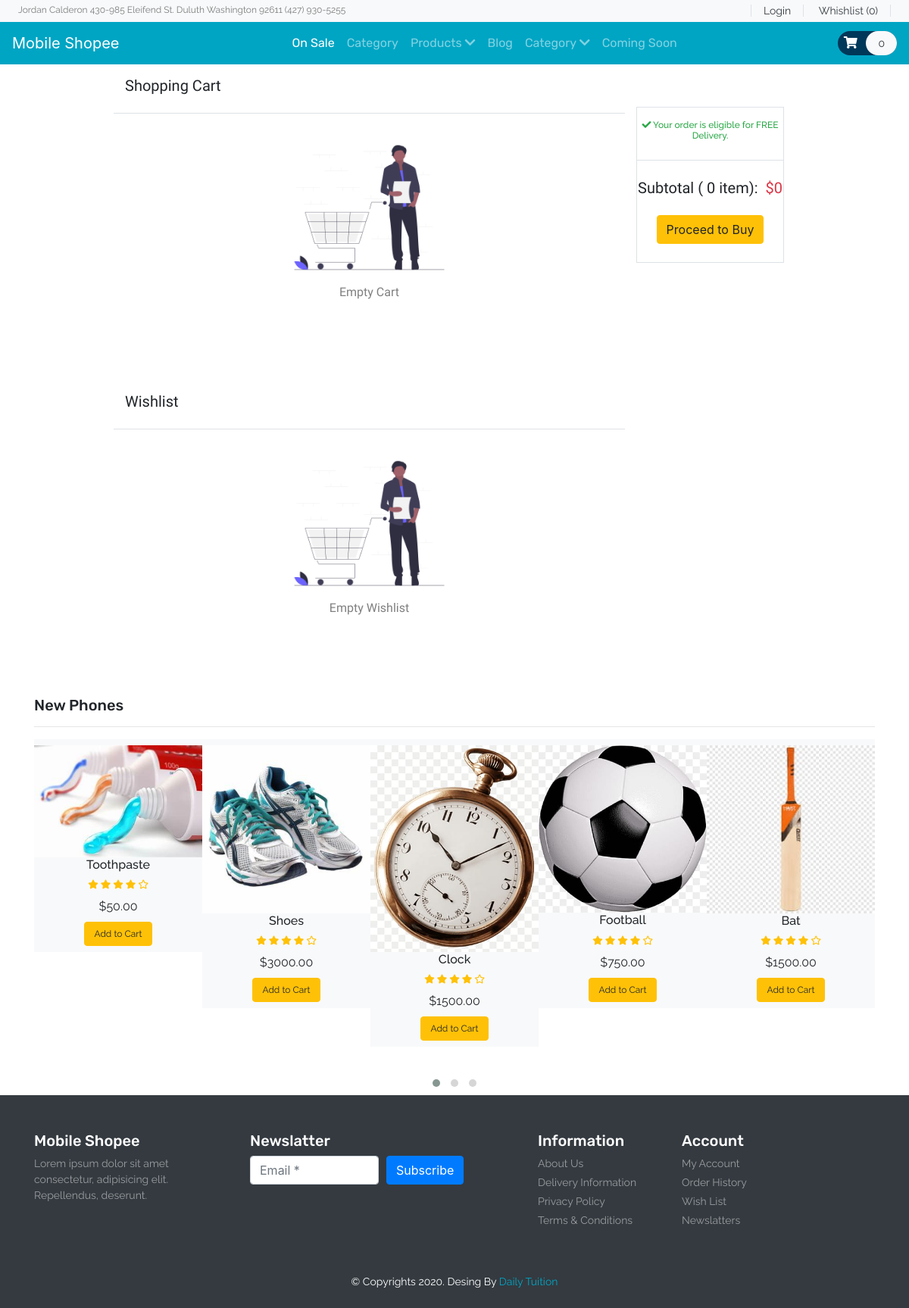
The app's page /cart.php with its own data.
### tables this page shows
CREATE TABLE `product` (
  `item_id` int(11) NOT NULL,
  `item_brand` varchar(200) NOT NULL,
  `item_name` varchar(255) NOT NULL,
  `item_price` double(10,2) NOT NULL,
  `item_image` varchar(255) NOT NULL,
  `item_register` datetime DEFAULT NULL
);

### cart.php (called while the page is built, shortened)
<?php
include ('header.php');
?>
<?php
        count($product->getData('cart')) ? include ('Template/_cart-template.php') :  include ('Template/notFound/_cart_notFound.php');
        count($product->getData('wishlist')) ? include ('Template/_wishilist_template.php') :  include ('Template/notFound/_wishlist_notFound.php');
        include ('Template/_new-phones.php');
?>
<?php
include ('footer.php');
?>

### database/DBController.php (called while the page is built, shortened)
<?php
class DBController
{
    protected $host = 'localhost';
    protected $user = 'root';
    protected $password = '';
    protected $database = "shopping";
    public function __construct()
    {
        $this->con = mysqli_connect($this->host, $this->user, $this->password, $this->database);
    }
}

### functions.php (called while the page is built)
<?php
require ('database/DBController.php');
require ('database/Product.php');
require ('database/Cart.php');
$db = new DBController();
$product = new Product($db);
$product_shuffle = $product->getData();
$Cart = new Cart($db );

### database/Product.php (called while the page is built, shortened)
<?php
class Product
{
    public $db = null;
    public function __construct(DBController $db)
    {
        $this->db = $db;
    }
    public function getData($table = 'product'){
        $result = $this->db->con->query("SELECT * FROM {$table}");
        $resultArray = array();
        while ($item = mysqli_fetch_array($result, MYSQLI_ASSOC)){
            $resultArray[] = $item;
        }
        return $resultArray;
    }
}

### Template/_new-phones.php (the view, shortened to what this page needs)
<?php
shuffle($product_shuffle);
?>
<section id="new-phones">
    <div class="container">
        <h4 class="font-rubik font-size-20">New Phones</h4>
        <hr>
        <div class="owl-carousel owl-theme">
            <?php foreach ($product_shuffle as $item) { ?>
                <div class="item py-2 bg-light">
                    <div class="product font-rale">
                        <a href="<?php printf('%s?item_id=%s', 'product.php',  $item['item_id']); ?>"><img src="<?php echo $item['item_image'] ?? "./assets/products/1.png"; ?>" alt="product1" class="img-fluid"></a>
                        <div class="text-center">
                            <h6><?php echo  $item['item_name'] ?? "Unknown";  ?></h6>
                            <div class="rating text-warning font-size-12">
                                <span><i class="fas fa-star"></i></span>
                                <span><i class="fas fa-star"></i></span>
                                <span><i class="fas fa-star"></i></span>
                                <span><i class="fas fa-star"></i></span>
                                <span><i class="far fa-star"></i></span>
                            </div>
                            <div class="price py-2">
                                <span>$<?php echo $item['item_price'] ?? '0' ; ?></span>
                            </div>
                            <form method="post">
                                <?php
                                if (in_array($item['item_id'], $Cart->getCartId($product->getData('cart')) ?? [])){
                                    echo '<button type="submit" disabled class="btn btn-success font-size-12">In the Cart</button>';
                                }else{
                                    echo '<button type="submit" name="top_sale_submit" class="btn btn-warning font-size-12">Add to Cart</button>';
                                }
                                ?>
                            </form>
                        </div>
                    </div>
                </div>
            <?php }  ?>
        </div>
    </div>
</section>

### header.php (shortened to what this page needs)
<!DOCTYPE html>
<html lang="en">
<head>
    <link rel="stylesheet" href="https://stackpath.bootstrapcdn.com/bootstrap/4.4.1/css/bootstrap.min.css">
    <link rel="stylesheet" href="https://cdnjs.cloudflare.com/ajax/libs/OwlCarousel2/2.3.4/assets/owl.carousel.min.css" />
    <link rel="stylesheet" href="https://cdnjs.cloudflare.com/ajax/libs/OwlCarousel2/2.3.4/assets/owl.theme.default.min.css" />
    <link rel="stylesheet" href="https://cdnjs.cloudflare.com/ajax/libs/font-awesome/5.13.0/css/all.min.css" />
    <link rel="stylesheet" href="style.css">
    <?php
    require ('functions.php');
    ?>
</head>
<body>
<header id="header">
    <div class="strip d-flex justify-content-between px-4 py-1 bg-light">
        <p class="font-rale font-size-12 text-black-50 m-0">Jordan Calderon 430-985 Eleifend St. Duluth Washington 92611 (427) 930-5255</p>
        <div class="font-rale font-size-14">
            <a href="#" class="px-3 border-right border-left text-dark">Login</a>
            <a href="#" class="px-3 border-right text-dark">Whishlist (0)</a>
        </div>
    </div>
    <nav class="navbar navbar-expand-lg navbar-dark color-second-bg">
        <a class="navbar-brand" href="#">Mobile Shopee</a>
        <div class="collapse navbar-collapse" id="navbarNav">
            <ul class="navbar-nav m-auto font-rubik">
                <li class="nav-item active">
                    <a class="nav-link" href="#">On Sale</a>
                </li>
                <li class="nav-item">
                    <a class="nav-link" href="#">Category</a>
                </li>
                <li class="nav-item">
                    <a class="nav-link" href="#">Products <i class="fas fa-chevron-down"></i></a>
                </li>
                <li class="nav-item">
                    <a class="nav-link" href="#">Blog</a>
                </li>
                <li class="nav-item">
                    <a class="nav-link" href="#">Category <i class="fas fa-chevron-down"></i></a>
                </li>
                <li class="nav-item">
                    <a class="nav-link" href="#">Coming Soon</a>
                </li>
            </ul>
            <form action="#" class="font-size-14 font-rale">
                <a href="cart.php" class="py-2 rounded-pill color-primary-bg">
                    <span class="font-size-16 px-2 text-white"><i class="fas fa-shopping-cart"></i></span>
                    <span class="px-3 py-2 rounded-pill text-dark bg-light"><?php echo count($product->getData('cart')); ?></span>
                </a>
            </form>
        </div>
    </nav>
</header>
<main id="main-site">

### Template/notFound/_cart_notFound.php
<section id="cart" class="py-3 mb-5">
    <div class="container-fluid w-75">
        <h5 class="font-baloo font-size-20">Shopping Cart</h5>
        <div class="row">
            <div class="col-sm-9">
                    <div class="row border-top py-3 mt-3">
                        <div class="col-sm-12 text-center py-2">
                            <img src="./assets/blog/empty_cart.png" alt="Empty Cart" class="img-fluid" style="height: 200px;">
                            <p class="font-baloo font-size-16 text-black-50">Empty Cart</p>
                        </div>
                    </div>
            </div>
            <div class="col-sm-3">
                <div class="sub-total border text-center mt-2">
                    <h6 class="font-size-12 font-rale text-success py-3"><i class="fas fa-check"></i> Your order is eligible for FREE Delivery.</h6>
                    <div class="border-top py-4">
                        <h5 class="font-baloo font-size-20">Subtotal ( <?php echo isset($subTotal) ? count($subTotal) : 0; ?> item):&nbsp; <span class="text-danger">$<span class="text-danger" id="deal-price"><?php echo isset($subTotal) ? $Cart->getSum($subTotal) : 0; ?></span> </span> </h5>
                        <button type="submit" class="btn btn-warning mt-3">Proceed to Buy</button>
                    </div>
                </div>
            </div>
        </div>
    </div>
</section>

### Template/notFound/_wishlist_notFound.php
<section id="cart" class="py-3 mb-5">
    <div class="container-fluid w-75">
        <h5 class="font-baloo font-size-20">Wishlist</h5>
        <div class="row">
            <div class="col-sm-9">
                <div class="row border-top py-3 mt-3">
                    <div class="col-sm-12 text-center py-2">
                        <img src="./assets/blog/empty_cart.png" alt="Empty Cart" class="img-fluid" style="height: 200px;">
                        <p class="font-baloo font-size-16 text-black-50">Empty Wishlist</p>
                    </div>
                </div>
            </div>
        </div>
    </div>
</section>

### footer.php (shortened to what this page needs)
</main>
<footer id="footer" class="bg-dark text-white py-5">
    <div class="container">
        <div class="row">
            <div class="col-lg-3 col-12">
                <h4 class="font-rubik font-size-20">Mobile Shopee</h4>
                <p class="font-size-14 font-rale text-white-50">Lorem ipsum dolor sit amet consectetur, adipisicing elit. Repellendus, deserunt.</p>
            </div>
            <div class="col-lg-4 col-12">
                <h4 class="font-rubik font-size-20">Newslatter</h4>
                <form class="form-row">
                    <div class="col">
                        <input type="text" class="form-control" placeholder="Email *">
                    </div>
                    <div class="col">
                        <button type="submit" class="btn btn-primary mb-2">Subscribe</button>
                    </div>
                </form>
            </div>
            <div class="col-lg-2 col-12">
                <h4 class="font-rubik font-size-20">Information</h4>
                <div class="d-flex flex-column flex-wrap">
                    <a href="#" class="font-rale font-size-14 text-white-50 pb-1">About Us</a>
                    <a href="#" class="font-rale font-size-14 text-white-50 pb-1">Delivery Information</a>
                    <a href="#" class="font-rale font-size-14 text-white-50 pb-1">Privacy Policy</a>
                    <a href="#" class="font-rale font-size-14 text-white-50 pb-1">Terms & Conditions</a>
                </div>
            </div>
            <div class="col-lg-2 col-12">
                <h4 class="font-rubik font-size-20">Account</h4>
                <div class="d-flex flex-column flex-wrap">
                    <a href="#" class="font-rale font-size-14 text-white-50 pb-1">My Account</a>
                    <a href="#" class="font-rale font-size-14 text-white-50 pb-1">Order History</a>
                    <a href="#" class="font-rale font-size-14 text-white-50 pb-1">Wish List</a>
                    <a href="#" class="font-rale font-size-14 text-white-50 pb-1">Newslatters</a>
                </div>
            </div>
        </div>
    </div>
</footer>
<div class="copyright text-center bg-dark text-white py-2">
    <p class="font-rale font-size-14">&copy; Copyrights 2020. Desing By <a href="#" class="color-second">Daily Tuition</a></p>
</div>
</body>
</html>

### style.css (style rules this page uses)
button, button:focus { outline: none !important; box-shadow: none !important; }
.font-baloo { font-family: "Baloo Thambi 2", cursive; }
.font-rale { font-family: "Raleway", cursive; }
.font-rubik { font-family: "Rubik", cursive; }
.font-size-12 { font-size: 12px; }
.font-size-14 { font-size: 14px; }
.font-size-16 { font-size: 16px; }
.font-size-20 { font-size: 20px; }
.color-primary-bg { background: #003859; }
.color-second { color: #00A5C4; }
.color-second-bg { background: #00A5C4; }

### records on screen
product: item_image (picture), item_name "Toothpaste", item_price "50.00"
product: item_image (picture), item_name "Shoes", item_price "3000.00"
product: item_image (picture), item_name "Clock", item_price "1500.00"
product: item_image (picture), item_name "Football", item_price "750.00"
product: item_image (picture), item_name "Bat", item_price "1500.00"

### other values on screen
count($product->getData('cart')) "0"
